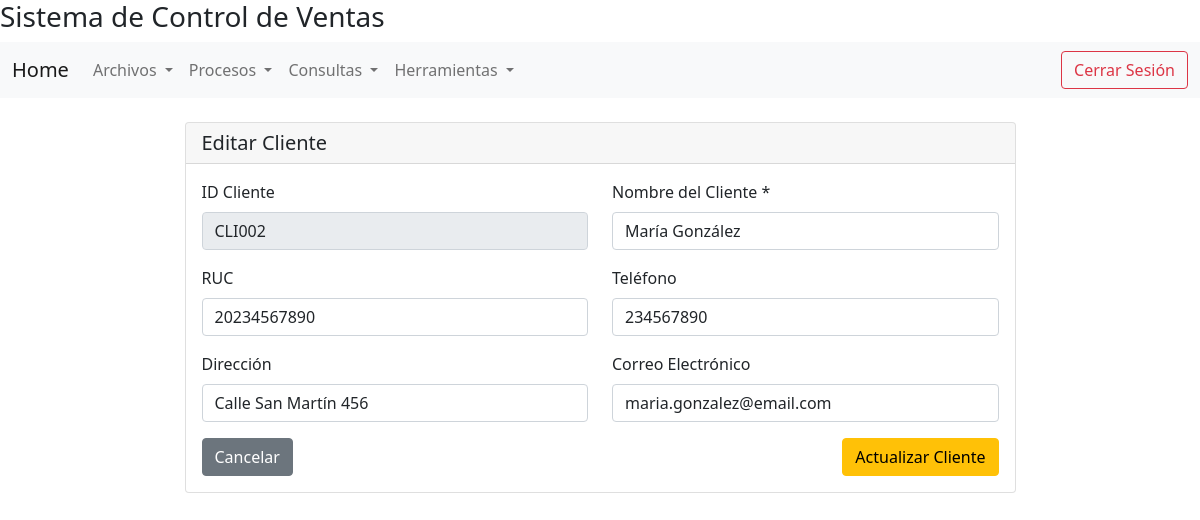
The app's page /vista/cliente/editar.php?id=CLI002 with its own data.
### tables this page shows
CREATE TABLE clientes (
    idcliente VARCHAR(10) PRIMARY KEY,
    nomcliente VARCHAR(128) NOT NULL,
    ruccliente VARCHAR(11),
    dircliente VARCHAR(128),
    telcliente VARCHAR(9),
    emailcliente VARCHAR(64)
);

### includes/db.php (called while the page is built, shortened)
<?php
if (!defined('DB_INCLUDED')) {
    class DBConection{
    public function conectar(){
        try {
            $pdo = new PDO("mysql:host=" .DBHOST. ";dbname=" .DBNAME. ";charset=utf8", DBUSER, DBPASS);
            $pdo->setAttribute(PDO::ATTR_ERRMODE, PDO::ERRMODE_EXCEPTION);
            return $pdo;
        } catch (PDOException $e) {
            echo "Error en la conexión: " . $e->getMessage();
            return false;
        }
    }
    }
}
?>

### modelo/cliente.php (called while the page is built, shortened)
<?php
if (!defined('CLIENTE_INCLUDED')) {
    include $_SERVER['DOCUMENT_ROOT']."/sisventas/includes/db.php";
    class Cliente {
        private $con;
        public function __construct(){
            $cnx = new DBConection();
            $this->con = $cnx->conectar();
        }
        public function buscar($id){
            $sql = "SELECT * FROM clientes WHERE idcliente = :id";
            $stmt = $this->con->prepare($sql);
            $stmt->bindParam(':id', $id);
            $stmt->execute();
            $resultado = $stmt->fetch(PDO::FETCH_ASSOC);
            return $resultado;
        }
    }
}
?>

### controlador/clienteController.php (called while the page is built, shortened)
<?php
if (!defined('CLIENTE_CONTROLLER_INCLUDED')) {
    include $_SERVER['DOCUMENT_ROOT']."/sisventas/modelo/cliente.php";
    class ClienteController{
        public function buscar_cliente($id){
            $cliente = new Cliente();
            $res = $cliente->buscar($id);
            return $res;
        }
    }
}
?>

### vista/cliente/editar.php (the view, shortened to what this page needs)
<?php
include_once $_SERVER['DOCUMENT_ROOT'] . "/sisventas/controlador/ClienteController.php";
include_once $_SERVER['DOCUMENT_ROOT'] . "/sisventas/vista/layout/header.php";
include_once $_SERVER['DOCUMENT_ROOT'] . "/sisventas/vista/layout/navbar.php";
$id = $_GET['id'] ?? '';
$control = new ClienteController();
$cliente = $control->buscar_cliente($id);
?>
<div class="container mt-4">
    <div class="row justify-content-center">
        <div class="col-md-9">
            <div class="card">
                <div class="card-header">
                    <h5 class="mb-0">Editar Cliente</h5>
                </div>
                <div class="card-body">
                    <form action="update.php" method="POST">
                        <div class="row">
                            <div class="col-md-6 mb-3">
                                <label for="idcliente_display" class="form-label">ID Cliente</label>
                                <input type="text" class="form-control" id="idcliente_display" value="<?= $cliente['idcliente'] ?>" readonly>
                            </div>
                            <div class="col-md-6 mb-3">
                                <label for="nomcliente" class="form-label">Nombre del Cliente *</label>
                                <input type="text" class="form-control" name="nomcliente" id="nomcliente" value="<?= htmlspecialchars($cliente['nomcliente']) ?>" required maxlength="128">
                            </div>
                        </div>
                        <div class="row">
                            <div class="col-md-6 mb-3">
                                <label for="ruccliente" class="form-label">RUC</label>
                                <input type="text" class="form-control" name="ruccliente" id="ruccliente" value="<?= htmlspecialchars($cliente['ruccliente']) ?>" maxlength="11">
                            </div>
                            <div class="col-md-6 mb-3">
                                <label for="telcliente" class="form-label">Teléfono</label>
                                <input type="text" class="form-control" name="telcliente" id="telcliente" value="<?= htmlspecialchars($cliente['telcliente']) ?>" maxlength="9">
                            </div>
                        </div>
                        <div class="row">
                            <div class="col-md-6 mb-3">
                                <label for="dircliente" class="form-label">Dirección</label>
                                <input type="text" class="form-control" name="dircliente" id="dircliente" value="<?= htmlspecialchars($cliente['dircliente']) ?>" maxlength="128">
                            </div>
                            <div class="col-md-6 mb-3">
                                <label for="emailcliente" class="form-label">Correo Electrónico</label>
                                <input type="email" class="form-control" name="emailcliente" id="emailcliente" value="<?= htmlspecialchars($cliente['emailcliente']) ?>" maxlength="64">
                            </div>
                        </div>
                        <div class="d-flex justify-content-between">
                            <a href="listado.php" class="btn btn-secondary">Cancelar</a>
                            <button type="submit" class="btn btn-warning">Actualizar Cliente</button>
                        </div>
                    </form>
                </div>
            </div>
        </div>
    </div>
</div>
<?php include_once $_SERVER['DOCUMENT_ROOT']."/sisventas/vista/layout/footer.php"; ?>

### records on screen
clientes: idcliente "CLI002", nomcliente "María González", ruccliente "20234567890", telcliente "234567890", dircliente "Calle San Martín 456", emailcliente "maria.gonzalez@email.com"
